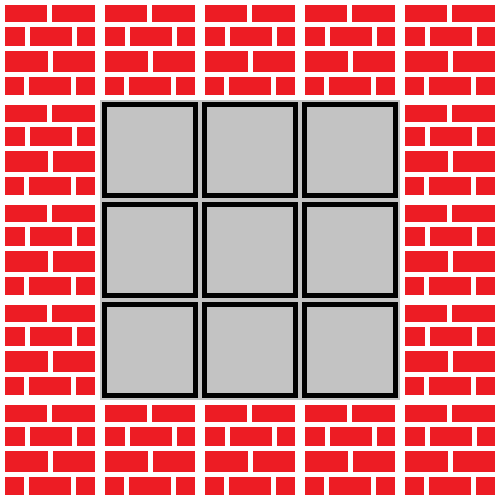

This game map was drawn from its Tiled (.tmx) file and the tilesets committed beside it. A one-line description and the full map source follow:
An orthogonal 5x5 tile map with 100x100 px tiles, 1 tile layer (Tile Layer 1), 2 tilesets.

<map version="1.2" tiledversion="1.3.1" orientation="orthogonal" renderorder="right-down" compressionlevel="0" width="5" height="5" tilewidth="100" tileheight="100" infinite="0" nextlayerid="2" nextobjectid="1">
 <tileset firstgid="1" name="tile" tilewidth="100" tileheight="100" tilecount="1" columns="1">
  <image source="tile.png" width="100" height="100" />
 </tileset>
 <tileset firstgid="2" name="wall" tilewidth="100" tileheight="100" tilecount="1" columns="1">
  <image source="wall.png" width="100" height="100" />
 </tileset>
 <layer id="1" name="Tile Layer 1" width="5" height="5">
  <data>
   <tile gid="2" />
   <tile gid="2" />
   <tile gid="2" />
   <tile gid="2" />
   <tile gid="2" />
   <tile gid="2" />
   <tile gid="1" />
   <tile gid="1" />
   <tile gid="1" />
   <tile gid="2" />
   <tile gid="2" />
   <tile gid="1" />
   <tile gid="1" />
   <tile gid="1" />
   <tile gid="2" />
   <tile gid="2" />
   <tile gid="1" />
   <tile gid="1" />
   <tile gid="1" />
   <tile gid="2" />
   <tile gid="2" />
   <tile gid="2" />
   <tile gid="2" />
   <tile gid="2" />
   <tile gid="2" />
  </data>
 </layer>
</map>